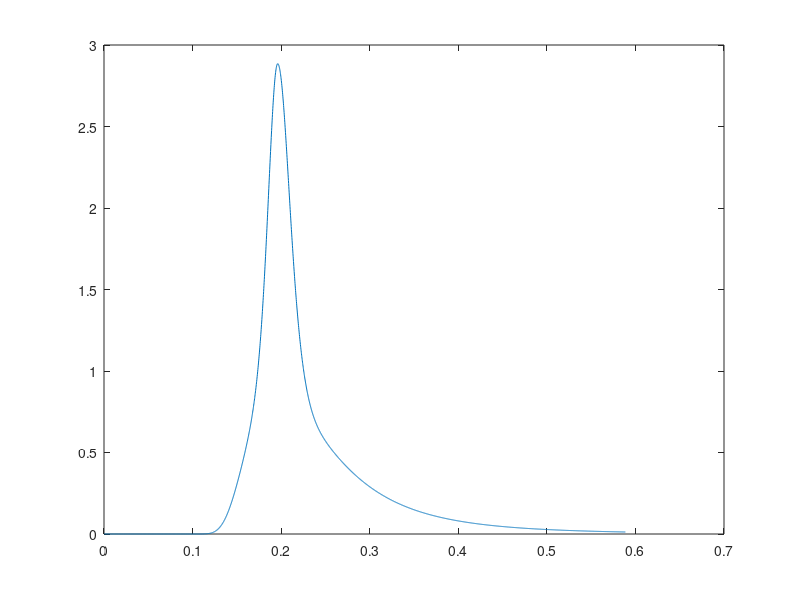

Here is the MATLAB script that generated this plot: (Note: this script raises an error after producing the figure.)
clear
close
%DESIRED WAVE FIELD HAS HM0=6M AND TP=14.4S
Tp=5.1;
gamma=3.3;
T=5100; %LENGTH OF THE RECORD FOR 500 WAVES
df=1/T;
g=9.81;
N=3001;
f=df:df:(N+1)*df;
w=2*pi*f;
Tper=2*pi./w;
fp=1/Tp; %PEAK FREQUENCY
wp=2*pi*fp;
alpha=0.09;%SHOULD BE MODIFIED TO OBTAIN DESIRED HMO
lf=length(f);
for i=1:lf
	if(f(i)>=fp)
		s=0.09;
	else
		s=0.07;
	end
	A(i)=exp(-1.25*(f(i)/fp)^-4);
	B(i)=exp(-(f(i)-fp)^2/(2*s^2*fp^2));
	C(i)=alpha*g^2/(w(i)^5);
	S(i)=C(i)*A(i)*gamma^(B(i));
	a(i)=sqrt(S(i)*2*df);
end
	plot(f,S)
	phase=-pi+2*pi*rand(1,lf);

dt=0.1;
srate=floor(1/dt);
t=0:dt:T;
H=0;
N=length(f);
for i=1:N
	H=H+a(i)*sin(w(i)*t+phase(i));
end
%figure
%plot(t,H)
%axis([0 t(length(t)) -8 8])
%ZERO_CROSSING COMPUTES HS, TM, TS FOR A GIVEN TIME SERIES. USED TO CHECK
%THAT THE GENERATED TIME SERIES DOES HAVE THE DESIRED HMO AND TP
[res1]=zero_crossing(H,srate) 
la=length(a);
out(1)=la;
out(2:la+1)=a;
out(la+2:2*la+1)=Tper;
out(2*la+2:3*la+1)=phase;
save 'spectral.txt' out -ascii

